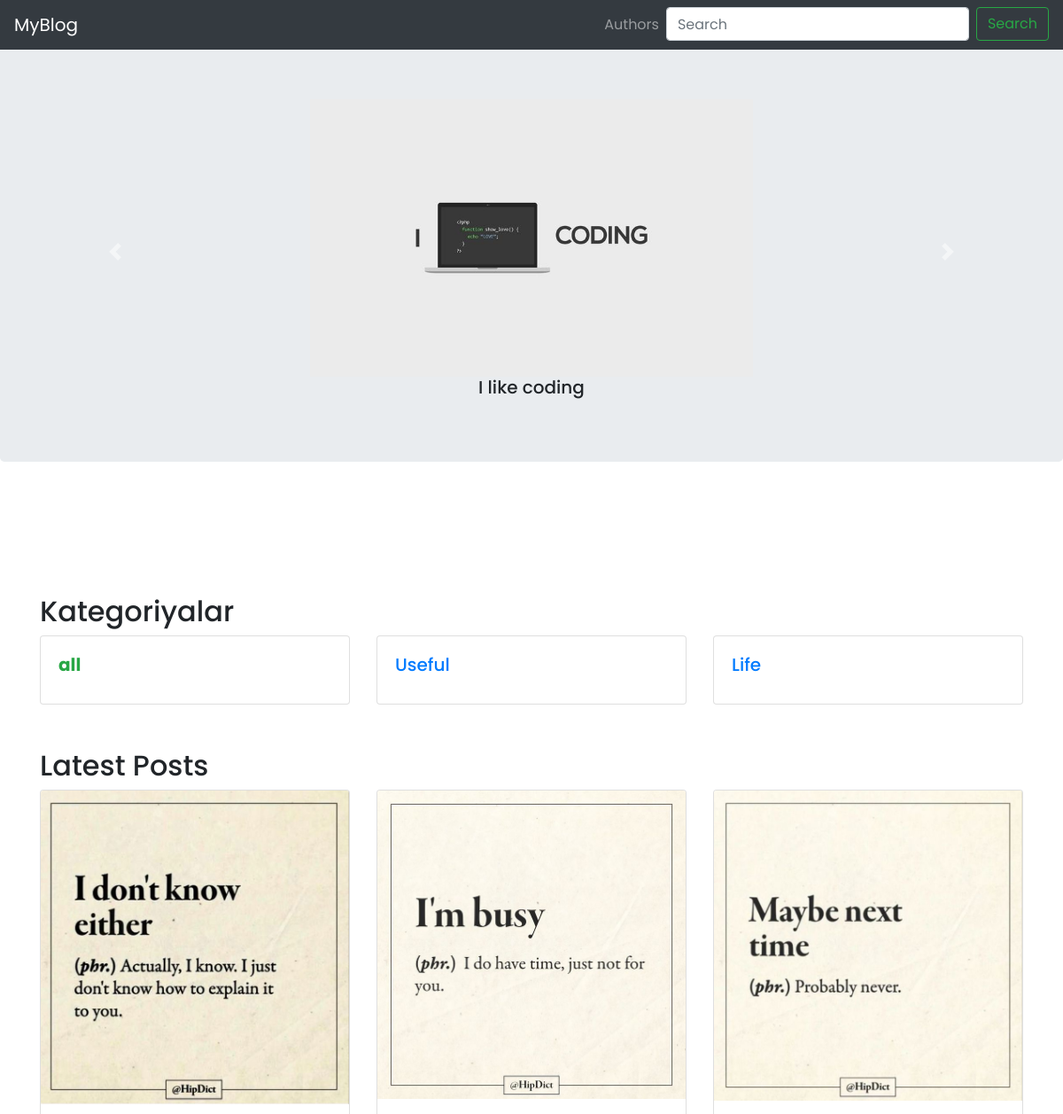
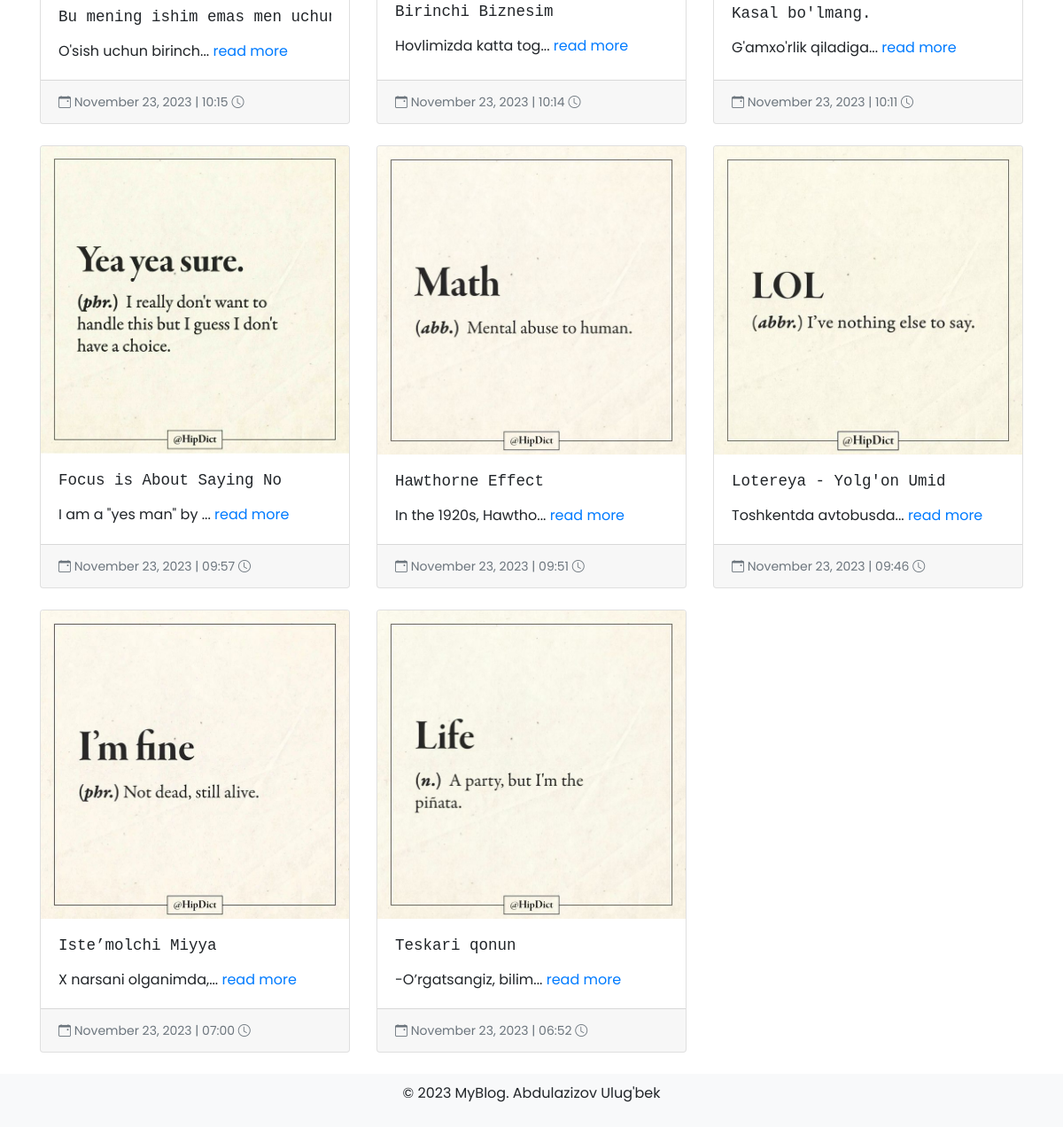
Screenshot of /blog/ with the database file from the repository (2 pictures, top to bottom).
### main/models.py (models this page shows, shortened)
class Event(models.Model):
    title = models.CharField(max_length=255)
    image = models.ImageField(upload_to='events_image')
    class Meta:
        verbose_name_plural = 'Events'

class Category(models.Model):
    name = models.CharField(max_length=255)
    reg_date = models.DateTimeField(auto_now_add=True)
    class Meta:
        verbose_name_plural = 'categories'

class Post(models.Model):
    title = models.CharField(max_length=255)
    category = models.ForeignKey(Category, on_delete=models.PROTECT)
    text = models.TextField()
    reg_date = models.DateTimeField(auto_now_add=True)
    author = models.ForeignKey(Author, on_delete=models.SET_NULL, null=True)
    image = models.ImageField(upload_to='post_images/')
    like = models.PositiveBigIntegerField(default=0)
    class Meta:
        verbose_name_plural = 'Posts'

### main/views.py (the view)
# urls.py: path('', home, name='index'),
def index(request):
    events = Event.objects.all()
    categories = Category.objects.all()
    posts = Post.objects.all().order_by('-reg_date')[:10]
    return render(request, 'index.html', {'events': events, 'categories': categories, 'posts': posts})

### templates/index.html (shortened to what this page needs)
{% extends "base.html" %}
{% block content %}
{% if events %}
<header class="jumbotron text-center">
    <div class="container mt-5">
        <div id="eventsCarousel" class="carousel slide" data-ride="carousel">
            <div class="carousel-inner">
                {% for event in events %}
                    <div class="carousel-item {% if forloop.first %}active{% endif %}">
                        <div class="d-flex flex-column align-items-center">
                            <img src="{{ event.image.url }}" class="d-block mx-auto w-100" style="max-width: 500px; height: auto;" alt="{{ event.title }}">
                            <div class="text-center">
                                <h5>{{ event.title }}</h5>
                            </div>
                        </div>
                    </div>
                {% endfor %}
            </div>
            <a class="carousel-control-prev" href="#eventsCarousel" role="button" data-slide="prev">
                <span class="carousel-control-prev-icon" aria-hidden="true"></span>
            </a>
            <a class="carousel-control-next" href="#eventsCarousel" role="button" data-slide="next">
                <span class="carousel-control-next-icon" aria-hidden="true"></span>
            </a>
        </div>
    </div>
</header>
{% endif %}
<div class="container mt-6" style="margin-top:150px">
    {% if categories %}
    <h2>Kategoriyalar</h2>
    <div class="row">
        {% if not category %}
        <div class="col-md-4" id="customContainer">
            <div class="card">
                <div class="card-body">
                    <h5 class="card-title">
                        <a href="" class="category-link active" >all</a>
                    </h5>
                </div>
            </div>
        </div>
        {% endif %}
        {% for c in categories %}
        <div class="col-md-4" id="customContainer">
            <div class="card">
                <div class="card-body">
                    <h5 class="card-title">
                        <a href="{% url "category_view" c.id %}"
                        {% if c.id == category.id %} class="category-link active"
                        {% else %}class="category-link"
                        {% endif %}
                        data-category-id="{{ c.id }}">{{ c.name }}</a>
                    </h5>
                </div>
            </div>
        </div>
        {% endfor %}
    </div>
    {% else %}
    <h2>Kategoriyalar mavjud emas</h2>
    {% endif %}
</div>
  <div class="container mt-6" style="margin-top:50px">
    {% if posts %}
    <h2>Latest Posts</h2>
    <div class="row">
     {% for post in posts %}
      <div class="col-md-4 mb-4 d-flex" id="customContainer">
        <div class="card">
          <img src="{{post.image.url}}" class="card-img-top" alt="Sample Image">
          <div class="card-body">
            <h5 class="card-title"><pre>{{post.title}}</pre></h5>
            <p class="card-text">{{post.text|slice:":20"}}... <a href="{% url "post_detail" post.id %}">read more</a>
            </p>
          </div>
          <div class="card-footer text-muted">
            <small>
                <i class="bi bi-calendar-event"></i> {{ post.reg_date|date:"F d, Y " }}| {{post.reg_date|date:"H:i"}} <i class="bi bi-clock"></i>
            </small>
        </div>
        </div>
      </div>
      {% endfor %}
    </div>
    {% else %}
    <h2>Hozircha postlar mavjud emas</h2>
    {% endif %}
  </div>
{% endblock content %}

### templates/base.html (shortened to what this page needs)
<!DOCTYPE html>
<html lang="en">
<head>
  <link rel="stylesheet" href="https://cdn.jsdelivr.net/npm/bootstrap-icons@1.5.0/font/bootstrap-icons.css">
  <link rel="stylesheet" href="https://cdn.jsdelivr.net/npm/bootstrap@4.6.2/dist/css/bootstrap.min.css">
</head>
<body>
  <nav class="navbar navbar-expand-lg navbar-dark bg-dark fixed-top">
    <a class="navbar-brand" href="{% url 'index' %}">MyBlog</a>
    <div class="collapse navbar-collapse" id="navbarNav">
        <ul class="navbar-nav ml-auto">
            <li class="nav-item">
                <a class="nav-link" href="{% url "authors" %}">Authors</a>
            </li>
            <li class="nav-item">
                <form class="form-inline my-2 my-lg-0" method='GET', action='{% url "search" %}'>
                    <input name="query" class="form-control mr-sm-2" type="search" placeholder="Search" aria-label="Search">
                    <button class="btn btn-outline-success my-2 my-sm-0" type="submit">Search</button>
                </form>
            </li>
        </ul>
    </div>
</nav>
  {% block content %}{% endblock content %}
  <div class="footer">
    <p>&copy; 2023 MyBlog. Abdulazizov Ulug'bek</p>
  </div>
</body>
</html>

### templates/base.html (style rules this page uses)
body { padding-bottom: 60px; font-family: 'Poppins', sans-serif; }
.footer { position: fixed; bottom: 0; width: 100%; background-color: #f8f9fa; padding: 10px 0; text-align: center; }

### templates/index.html (style rules this page uses)
.category-link.active { font-weight: bold; color: #28a745; }

### rows the page displays
Event: image (picture), title "I like coding"
Category: name "Useful"
Category: name "Life"
Post: image (picture), title "Bu mening ishim emas men…", text "O'sish uchun birinch", reg_date "November 23, 2023", reg_date "10:15"
Post: image (picture), title "Birinchi Biznesim", text "Hovlimizda katta tog", reg_date "November 23, 2023", reg_date "10:14"
Post: image (picture), title "Kasal bo'lmang.", text "G'amxo'rlik qiladiga", reg_date "November 23, 2023", reg_date "10:11"
Post: image (picture), title "Focus is About Saying No", text "I am a \"yes man\" by", reg_date "November 23, 2023", reg_date "09:57"
Post: image (picture), title "Hawthorne Effect", text "In the 1920s, Hawtho", reg_date "November 23, 2023", reg_date "09:51"
Post: image (picture), title "Lotereya - Yolg'on Umid", text "Toshkentda avtobusda", reg_date "November 23, 2023", reg_date "09:46"
Post: image (picture), title "Iste’molchi Miyya", text "X narsani olganimda,", reg_date "November 23, 2023", reg_date "07:00"
Post: image (picture), title "Teskari qonun", text "-O’rgatsangiz, bilim", reg_date "November 23, 2023", reg_date "06:52"
